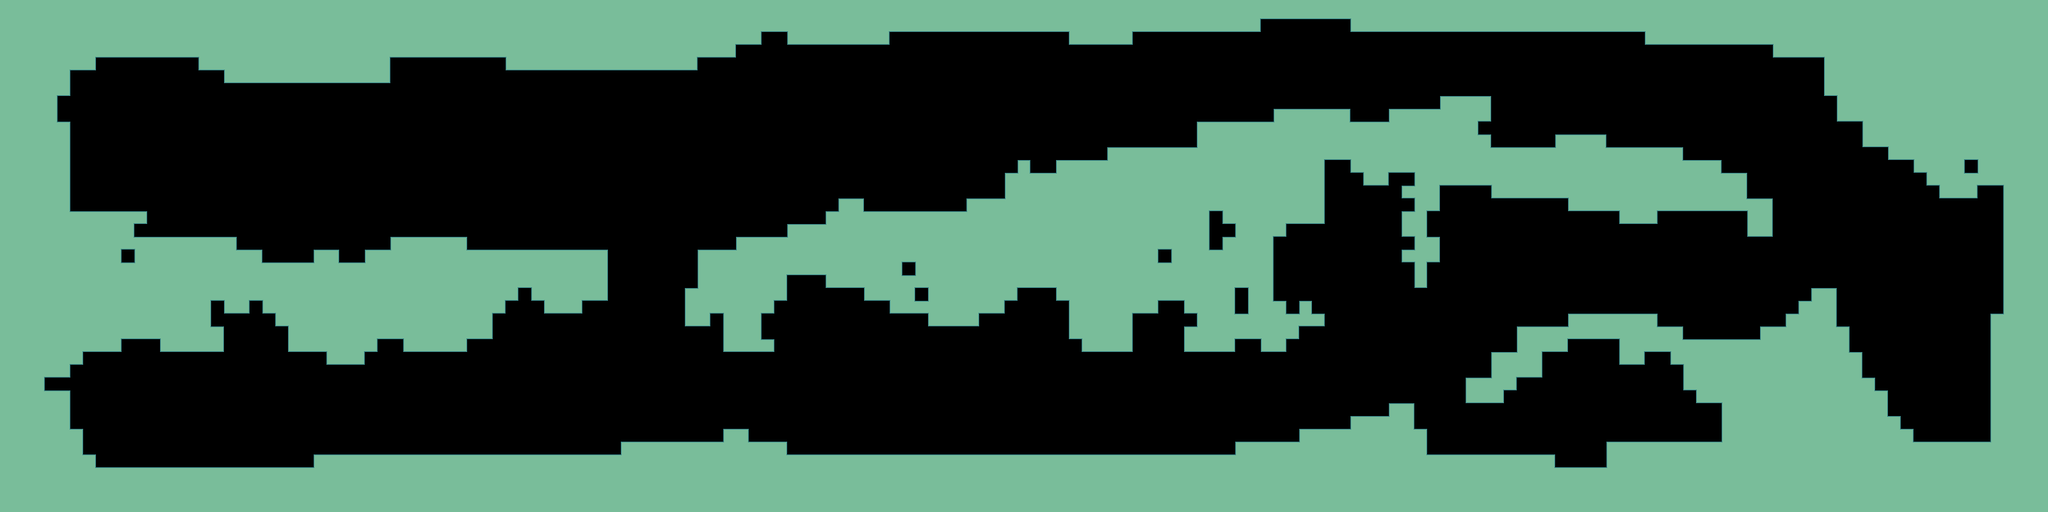

A 2D game scene composited from a Tiled map and its tileset images. What follows is a short description and the map's XML, with each tile layer's data collapsed to a summary:
An orthogonal 160x40 tile map with 16x16 px tiles, 1 tile layer (Foreground), 3 tilesets and 19 objects (15x c01, 3x c02, portal).

<map version="1.0" orientation="orthogonal" width="160" height="40" tilewidth="16" tileheight="16">
 <tileset firstgid="1" name="level_tiles" tilewidth="16" tileheight="16">
  <image source="../images/level_tiles.png" width="80" height="48" />
  <terraintypes>
   <terrain name="Test Terrain" tile="-1" />
  </terraintypes>
  <tile id="0" terrain=",,,0" />
  <tile id="1" terrain=",,0,0" />
  <tile id="2" terrain=",,0," />
  <tile id="3" terrain="0,0,0," />
  <tile id="4" terrain="0,0,,0" />
  <tile id="5" terrain=",0,,0" />
  <tile id="6" terrain="0,0,0,0" />
  <tile id="7" terrain="0,,0," />
  <tile id="8" terrain="0,,0,0" />
  <tile id="9" terrain=",0,0,0" />
  <tile id="10" terrain=",0,," />
  <tile id="11" terrain="0,0,," />
  <tile id="12" terrain="0,,," />
 </tileset>
 <tileset firstgid="16" name="objects" tilewidth="64" tileheight="64">
  <image source="../images/objects.png" width="512" height="64" />
 </tileset>
 <tileset firstgid="24" name="enemies" tilewidth="64" tileheight="64">
  <image source="../images/enemies.png" width="512" height="64" />
  <tile id="1">
   <properties>
    <property name="type" value="c01" />
   </properties>
  </tile>
 </tileset>
 <layer name="Foreground" width="160" height="40">
  <properties>
   <property name="tileset" value="level_tiles" />
  </properties>
  <data>[6400 cells, 3440 non-empty, 13 distinct tile ids]</data>
 </layer>
 <objectgroup name="objects" width="160" height="40">
  <object type="portal" gid="17" x="96" y="256" />
  <object type="c01" gid="25" x="160" y="576" />
  <object type="c01" gid="25" x="320" y="576" />
  <object type="c01" gid="25" x="1376" y="176" />
  <object type="c01" gid="25" x="1104" y="560" />
  <object type="c01" gid="25" x="1104" y="256" />
  <object type="c01" gid="25" x="1312" y="560" />
  <object type="c01" gid="25" x="672" y="304" />
  <object type="c01" gid="25" x="1616" y="128" />
  <object type="c01" gid="25" x="1936" y="160" />
  <object type="c01" gid="25" x="2416" y="544" />
  <object type="c01" gid="25" x="2128" y="416" />
  <object type="c01" gid="25" x="2032" y="544" />
  <object type="c01" gid="25" x="1904" y="560" />
  <object type="c01" gid="25" x="1616" y="528" />
  <object type="c01" gid="25" x="512" y="560" />
  <object type="c02" gid="26" x="2256" y="352" />
  <object type="c02" gid="26" x="1872" y="400" />
  <object type="c02" gid="26" x="1600" y="368" />
 </objectgroup>
</map>